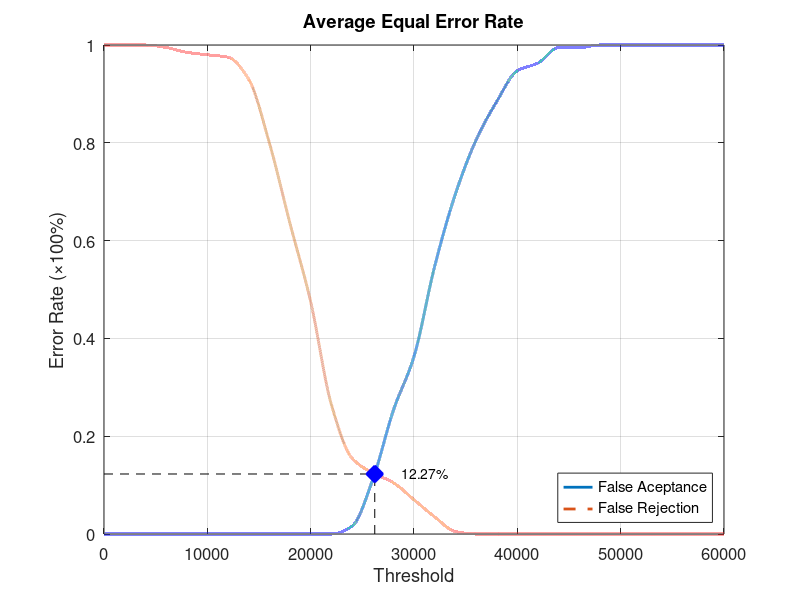
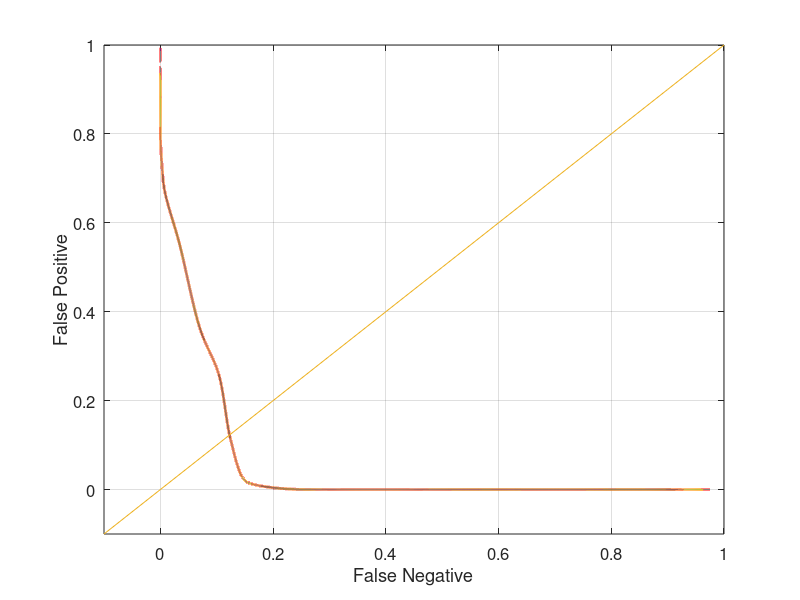

Write the MATLAB code that produced these figures, in order.
function yEER = Database5_4
close all;
clear;
clc;
x = 0:2000:60000;
xq = 0:0.5:60000;

y0 = [0 0 0 0 0 0 0 0 0 0 0 0 0.0157895 0.110526 0.252632 0.363158 0.547368 0.694737 0.805263 0.884211 0.947368 0.963158 0.994737 0.994737 1 1 1 1 1 1 1];
yy0 = interp1(x, y0, xq, 'pchip');
y1 = [1 1 1 0.995 0.985 0.98 0.975 0.93 0.8 0.635 0.475 0.265 0.155 0.125 0.105 0.07 0.035 0.005 0 0 0 0 0 0 0 0 0 0 0 0 0];
yy1 = interp1(x, y1, xq, 'pchip');

% Calculating EER: 
y2 = abs(y0 - y1);
find(y2 == min(y2))
yy2 = abs(yy0 - yy1);
xEER = find(yy2 == min(yy2));
xEERIndex = xq(xEER) % X-axis EER
yEER = yy0(xEER) % Y-axis EER

main = figure
plot(xq, yy0,'-','LineWidth', 2);	hold on
plot(xq, yy1,'--','LineWidth', 2);	hold on
plot([xEERIndex xEERIndex], [0 yEER], 'k--');	hold on
plot([0 xEERIndex], [yEER yEER], 'k--');	hold on
plot(xEERIndex, yEER, 'bx', 'LineWidth', 10);	hold on
text(xEERIndex + 10 * xEERIndex / 100, yEER, [num2str(round((10000 * yEER)) / 100) '%'])
legend('False Aceptance', 'False Rejection', 'Location', 'SouthEast')
xlabel('Threshold')
ylabel('Error Rate (\times100%)')
title('Average Equal Error Rate')
set(gca, 'FontSize', 12)
axis([0 60000 0 1])
grid on

print(main, 'Database5_4Main', '-dpng');
FNRxFPR = figure('Color', [1 1 1]);
plot(yy1, yy0, '-', yy1, yy0, 'LineWidth', 2);
hold on
y = -0.1:0.1:1
plot(y, y); 
set(gca, 'FontSize', 12)
xlabel('False Negative')
ylabel('False Positive')
axis([-0.1 1 -0.1 1])
set(gca, 'FontSize', 12)
grid on

print(FNRxFPR, 'Database5_4FNRxFPR','-dpng');
end
